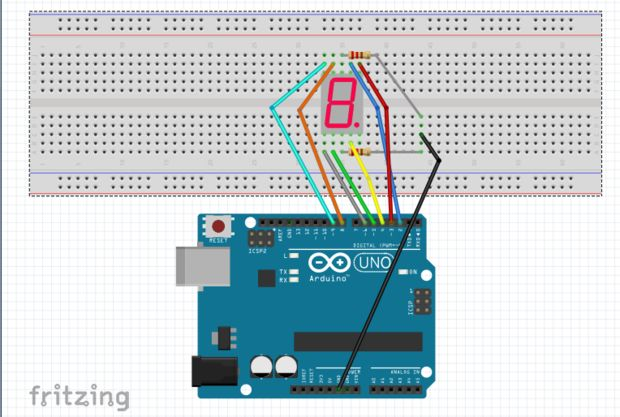
#> input picture F5QWCQGHUCTRJM2.MEDIUM.jpg, 620 x 417 px, given in place of the camera
$ python practica3.py
#> lines starting #> are read from the running program, lines starting #| are printed output that depends on the picture; after the words box and inside, x2 and y2 are one past the last pixel; in counts of white or black regions, pixels touching at a corner belong together
import cv2
import numpy as np

#Iniciamos la camara
captura = cv2.VideoCapture(0)

while(1):

    #Capturamos una imagen y la convertimos de RGB -> HSV
    _, imagen = captura.read()
#> imagen is the input picture: shape (417, 620, 3); mean B, G, R 208.8, 205.2, 194.2
    hsv = cv2.cvtColor(imagen, cv2.COLOR_BGR2HSV)
#> hsv: shape (417, 620, 3); mean H, S, V 62.4, 35, 212.1

    #Establecemos el rango de colores que vamos a detectar
    #En este caso de verde oscuro a verde-azulado claro
    verde_bajos = np.array([49,50,50], dtype=np.uint8)
    verde_altos = np.array([80, 255, 255], dtype=np.uint8)

    #Crear una mascara con solo los pixeles dentro del rango de verdes
    mask = cv2.inRange(hsv, verde_bajos, verde_altos)
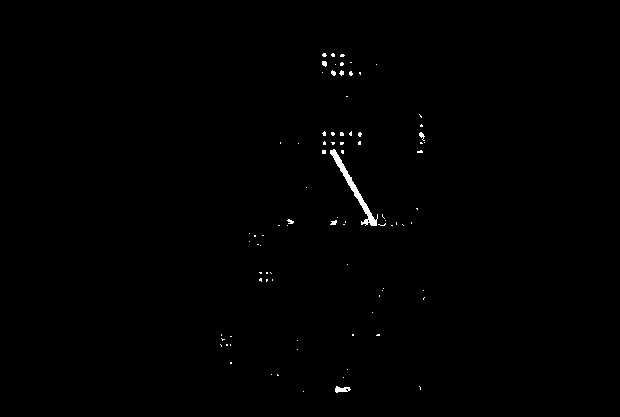
#> mask: shape (417, 620); 0.43% white; 87 white regions (80 under 20 px), largest, box (x1, y1, x2, y2) and area: (330, 149, 378, 226) 525, (335, 386, 351, 393) 70, (419, 132, 425, 141) 27

    #Encontrar el area de los objetos que detecta la camara
    moments = cv2.moments(mask)
#> moments = moments, m00 284070, centre m10/m00, m01/m00 = (346, 189.6)
    area = moments['m00']
#> area = 284070

    #Descomentar para ver el area por pantalla
    #print area
    if(area > 2000000):

        #Buscamos el centro x, y del objeto
        x = int(moments['m10']/moments['m00'])
        y = int(moments['m01']/moments['m00'])

        #Mostramos sus coordenadas por pantalla
        print( "x = ", x)
        print( "y = ", y)

        #Dibujamos una marca en el centro del objeto
        cv2.rectangle(imagen, (x-5, y-5), (x+5, y+5),(0,0,255), 2)
        cv2.putText(imagen, "pos:"+ str(x)+","+str(y), (x+10,y+10), cv2.FONT_HERSHEY_SIMPLEX, 1, (255,255,255), 2)

    #Mostramos la imagen original con la marca del centro y
    #la mascara
    cv2.imshow('mask', mask)
    cv2.imshow('Camara', imagen)

    #tecla = cv2.waitKey(5) & 0xFF
    if cv2.waitKey(1) & 0xFF == ord('q'):
#> (key q is pressed here)
        captura.release()
        break

cv2.destroyAllWindows()
